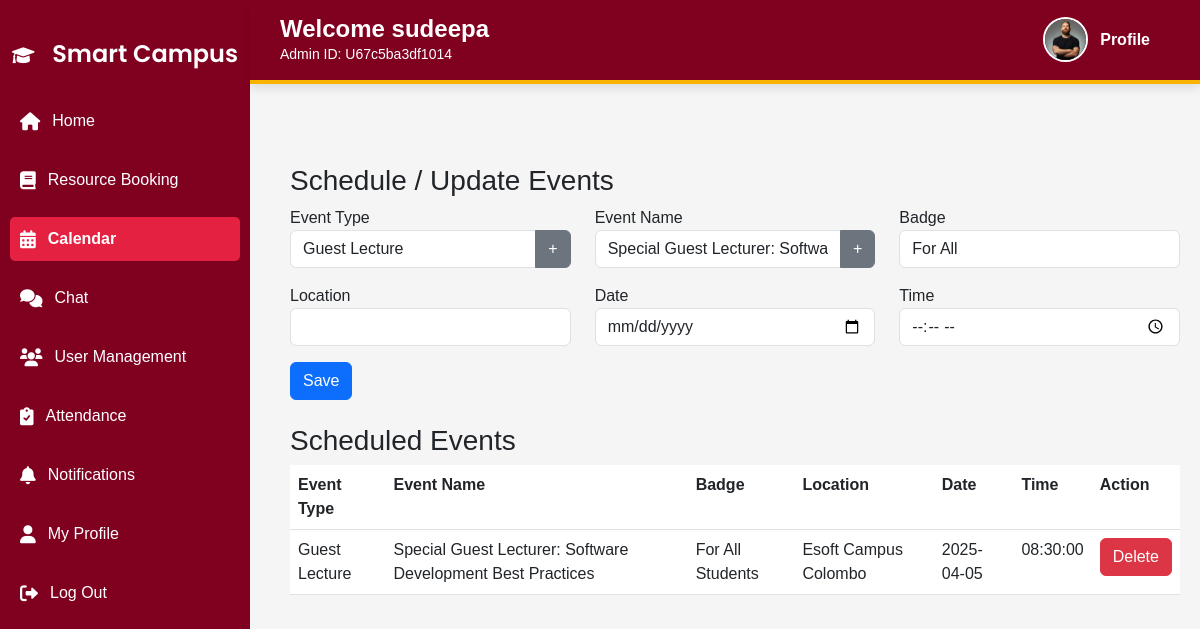
The page /admin/calendar.php (signed in) on the database its author committed.
### tables this page shows
CREATE TABLE IF NOT EXISTS `events` (
  `id` int NOT NULL AUTO_INCREMENT,
  `type` varchar(50) DEFAULT NULL,
  `name` varchar(100) DEFAULT NULL,
  `location` varchar(100) DEFAULT NULL,
  `date` date DEFAULT NULL,
  `time` time DEFAULT NULL,
  `badge_id` int DEFAULT NULL,
  PRIMARY KEY (`id`)
);

### admin/calendar.php (the view, shortened to what this page needs)
<?php
include '../db.php';
$event_types = $conn->query("SELECT DISTINCT type FROM events");
$event_names = $conn->query("SELECT DISTINCT name FROM events");
$scheduled_events = $conn->query("
    SELECT e.*, b.badge_name
    FROM events e
    LEFT JOIN event_badges eb ON e.id = eb.event_id
    LEFT JOIN badges b ON eb.badge_id = b.badge_id
");
?>
<!DOCTYPE html>
<html lang="en">
<head>
    <link rel="stylesheet" href="https://cdn.jsdelivr.net/npm/bootstrap@5.3.0/dist/css/bootstrap.min.css">
    <link rel="stylesheet" href="https://cdnjs.cloudflare.com/ajax/libs/font-awesome/6.0.0/css/all.min.css">
    <link rel="stylesheet" href="../assets/style.css">
</head>
<body>
    <?php include 'sidebar.php'; ?>
    <?php include 'header.php'; ?>
    <div class="main-content">
        <h3 class="mt-4">Schedule / Update Events</h3>
        <form method="POST" action="calendar.php">
            <div class="row">
                <div class="col-md-4">
                    <label>Event Type</label>
                    <div class="input-group">
                        <select name="event_type" class="form-control" id="eventTypeSelect">
                            <?php while ($row = $event_types->fetch_assoc()): ?>
                                <option value="<?php echo $row['type']; ?>"><?php echo $row['type']; ?></option>
                            <?php endwhile; ?>
                        </select>
                        <button type="button" class="btn btn-secondary" data-bs-toggle="modal" data-bs-target="#addEventTypeModal">+</button>
                    </div>
                </div>
                <div class="col-md-4">
                    <label>Event Name</label>
                    <div class="input-group">
                        <select name="event_name" class="form-control" id="eventNameSelect">
                            <?php while ($row = $event_names->fetch_assoc()): ?>
                                <option value="<?php echo $row['name']; ?>"><?php echo $row['name']; ?></option>
                            <?php endwhile; ?>
                        </select>
                        <button type="button" class="btn btn-secondary" data-bs-toggle="modal" data-bs-target="#addEventNameModal">+</button>
                    </div>
                </div>
                <div class="col-md-4">
                    <label>Badge</label>
                    <select name="badge" class="form-control">
                        <option value="all">For All</option>
                    </select>
                </div>
            </div>
            <div class="row mt-3">
                <div class="col-md-4">
                    <label>Location</label>
                    <input type="text" name="location" class="form-control" required>
                </div>
                <div class="col-md-4">
                    <label>Date</label>
                    <input type="date" name="date" class="form-control" required>
                </div>
                <div class="col-md-4">
                    <label>Time</label>
                    <input type="time" name="time" class="form-control" required>
                </div>
            </div>
            <div class="mt-3">
                <button type="submit" name="save_event" class="btn btn-primary">Save</button>
            </div>
        </form>
        <h3 class="mt-4">Scheduled Events</h3>
        <table class="table">
            <tr>
                <th>Event Type</th>
                <th>Event Name</th>
                <th>Badge</th>
                <th>Location</th>
                <th>Date</th>
                <th>Time</th>
                <th>Action</th>
            </tr>
            <?php while ($event = $scheduled_events->fetch_assoc()): ?>
            <tr>
                <td><?php echo $event['type']; ?></td>
                <td><?php echo $event['name']; ?></td>
                <td>
                    <?php
                    if ($event['badge_id'] == 0) {
                        echo "For All Students";
                    } else {
                        echo $event['badge_name'];
                    }
                    ?>
                </td>
                <td><?php echo $event['location']; ?></td>
                <td><?php echo $event['date']; ?></td>
                <td><?php echo $event['time']; ?></td>
                <td>
                    <a href="calendar.php?delete_event=<?php echo $event['id']; ?>" class="btn btn-danger" onclick="return confirm('Are you sure you want to delete this event?')">Delete</a>
                </td>
            </tr>
            <?php endwhile; ?>
        </table>
    </div>
</body>
</html>

### admin/sidebar.php (shortened to what this page needs)
<!DOCTYPE html>
<html lang="en">
<head>
</head>
<body>
    <div class="sidebar">
        <h2 class="text-center"><i class="fas fa-graduation-cap"></i> Smart Campus</h2>
        <a href="dashboard.php" class="<?= basename($_SERVER['PHP_SELF']) == 'dashboard.php' ? 'active' : ''; ?>">
            <i class="fas fa-home"></i> Home
        </a>
        <a href="resource_requests.php" class="<?= basename($_SERVER['PHP_SELF']) == 'resource_requests.php' ? 'active' : ''; ?>">
            <i class="fas fa-book"></i> Resource Booking
        </a>
        <a href="calendar.php" class="<?= basename($_SERVER['PHP_SELF']) == 'calendar.php' ? 'active' : ''; ?>">
            <i class="fas fa-calendar-alt"></i> Calendar
        </a>
        <a href="chat.php" class="<?= basename($_SERVER['PHP_SELF']) == 'chat.php' ? 'active' : ''; ?>">
            <i class="fas fa-comments"></i> Chat
        </a>
        <a href="manage_users.php" class="<?= basename($_SERVER['PHP_SELF']) == 'manage_users.php' ? 'active' : ''; ?>">
            <i class="fas fa-users"></i> User Management
        </a>
        <a href="attendance_management.php" class="<?= basename($_SERVER['PHP_SELF']) == 'attendance_management.php' ? 'active' : ''; ?>">
            <i class="fas fa-clipboard-check"></i> Attendance
        </a>
        <a href="notifications.php" class="<?= basename($_SERVER['PHP_SELF']) == 'notifications.php' ? 'active' : ''; ?>">
            <i class="fas fa-bell"></i> Notifications
        </a>
        <a href="admin_profile.php" class="<?= basename($_SERVER['PHP_SELF']) == 'admin_profile.php' ? 'active' : ''; ?>">
            <i class="fas fa-user"></i> My Profile
        </a>
        <a href="../logout.php">
            <i class="fas fa-sign-out-alt"></i> Log Out
        </a>
    </div>
</body>
</html>

### admin/header.php (shortened to what this page needs)
<?php
$user_name = htmlspecialchars($_SESSION['username']);
$admin_id = htmlspecialchars($_SESSION['user_id']);
include '../db.php';
$stmt = $conn->prepare("SELECT COALESCE(profile_picture, '') AS profile_picture FROM users WHERE user_id = ?");
$stmt->bind_param("s", $admin_id);
$stmt->execute();
$result = $stmt->get_result();
if ($result->num_rows > 0) {
    $row = $result->fetch_assoc();
    $profile_picture = htmlspecialchars($row['profile_picture']);
} else {
    $profile_picture = '';
}
$profile_image_path = !empty($profile_picture) ? "../uploads/" . $profile_picture : "../assets/profile.png";
?>
<div class="admin-header">
    <div class="left">
        <h2 class="welcome-text">Welcome <b><?php echo $user_name; ?></b></h2>
        <span class="admin-id">Admin ID: <?php echo $admin_id; ?></span>
    </div>
    <div class="right">
        <div class="profile-section">
            <img src="<?php echo $profile_image_path; ?>" alt="Admin Profile" class="profile-icon">
            <span class="profile-name">Profile</span>
        </div>
    </div>
</div>

### assets/style.css (style rules this page uses)
body { font-family: Arial, sans-serif; background-color: #f5f5f5; margin: 0; padding: 0; }
.sidebar { width: 250px; height: 100vh; position: fixed; background: #800020; color: white; padding-top: 20px; left: 0; top: 0; transition: all 0.3s ease-in-out; z-index: 1000; overflow-y: auto; }
.sidebar a { display: flex; align-items: center; color: white; text-decoration: none; padding: 12px 20px; margin: 5px 10px; transition: background 0.3s ease-in-out; border-radius: 5px; font-size: 16px; }
.sidebar i { margin-right: 12px; font-size: 18px; }
.sidebar a.active { background: rgb(205, 49, 49); font-weight: bold; }
.main-content { margin-left: 270px; padding: 20px; padding-top: 140px; }

### admin/sidebar.php (style rules this page uses)
.sidebar h2.text-center { font-family: 'Poppins', sans-serif; font-weight: 600; font-size: 1.5rem; margin: 0; padding: 20px 0; }
.sidebar { display: flex; flex-direction: column; gap: 05px; }
.sidebar a { text-decoration: none; color: inherit; padding: 10px; border-radius: 5px; transition: background-color 0.3s ease; }
.sidebar a.active { background-color:rgb(228, 33, 65); color: white; }

### admin/header.php (style rules this page uses)
.admin-header { background-color: #800020; color: white; padding: 15px 30px; width: calc(100% - 250px); position: fixed; top: 0; left: 250px; z-index: 1000; display: flex; justify-content: space-between; align-items: center; border-bottom: 4px solid #F8B400; font-family: 'Arial', sans-serif; box-shadow: 0 4px 10px rgba(0, 0, 0, 0.1); }
.left { display: flex; flex-direction: column; }
.welcome-text { font-size: 24px; margin: 0; font-weight: bold; }
.admin-id { font-size: 14px; font-weight: normal; }
.right { display: flex; align-items: center; }
.profile-section { display: flex; align-items: center; gap: 12px; padding-right: 20px; cursor: pointer; }
.profile-icon { width: 45px; height: 45px; border-radius: 50%; border: 2px solid white; object-fit: cover; }
.profile-name { font-size: 16px; font-weight: bold; }

### rows shown on the page
events: type "Guest Lecture", name "Special Guest Lecturer: Software Development Best Practices", shows "For All Students", location "Esoft Campus Colombo", date "2025-04-05", time "08:30:00"

### other values the page prints
$user_name "sudeepa"
$admin_id "U67c5ba3df1014"
form field event_type "Guest Lecture"
form field event_name "Special Guest Lecturer: Software Development Best Practices"
